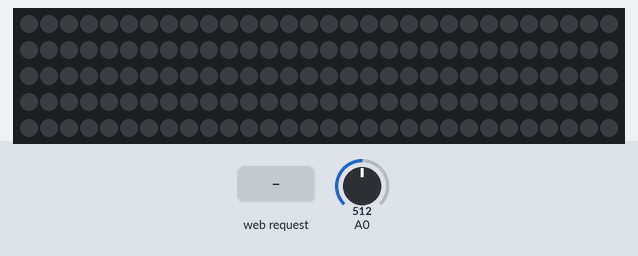
Bench run of a sketch on a simulated ESP8266 (NodeMCU). Shown: 150 RGB LEDs in strip order, left to right, continuing on the next row. The inputs (shaded band) are chosen by the test bench; at power-on: A0 = 512. Dim RGB values are drawn brighter than linear; what the sketch prints to the serial monitor is not drawn.

Above: at 2.2 s.
2.3 s: HTTP request GET / received
At 4.18 s:
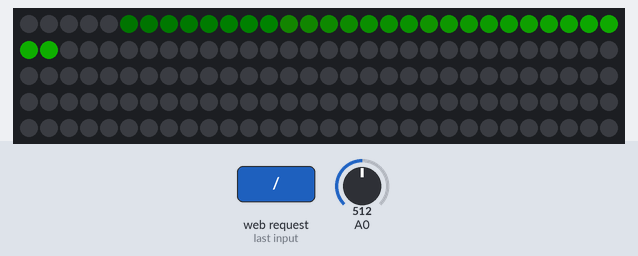
5.3 s: HTTP request GET / received
At 6.9 s:
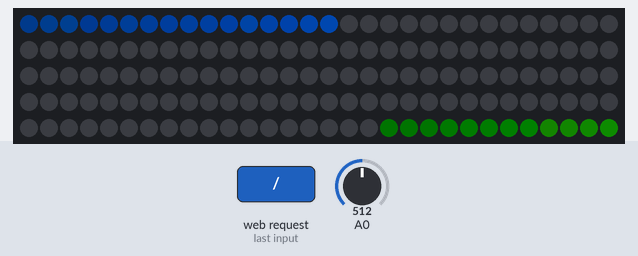
8.3 s: HTTP request GET / received
At 9.93 s:
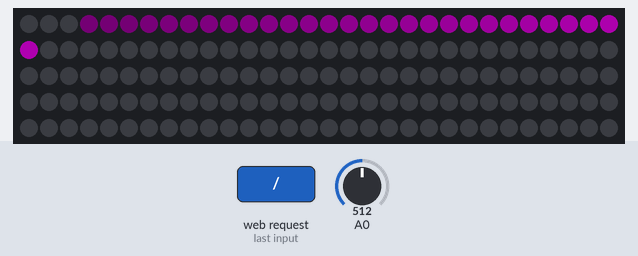
Timing chart, 0 to 11.4 s (numbered marks = the images above; inputs shaded):
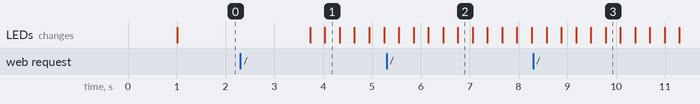

The sketch:

AP_and_lights.ino
```cpp
// (licence header left out)
/* Create a WiFi access point and provide a web server on it. */

#include <ESP8266WiFi.h>
#include <WiFiClient.h>
#include <ESP8266WebServer.h>
#include <NeoPixelBus.h>
#include <NeoPixelAnimator.h>


const uint16_t PixelCount = 150; // make sure to set this to the number of pixels in your strip
const uint16_t PixelPin = 2;  // make sure to set this to the correct pin, ignored for Esp8266
const uint16_t AnimCount = PixelCount / 5 * 2 + 1; // we only need enough animations for the tail and one extra

const uint16_t PixelFadeDuration = 300; // third of a second
// one second divide by the number of pixels = loop once a second
const uint16_t NextPixelMoveDuration = 1000 / PixelCount; // how fast we move through the pixels

NeoGamma<NeoGammaTableMethod> colorGamma; // for any fade animations, best to correct gamma

// NeoPixelBus<NeoGrbFeature, Neo800KbpsMethod> strip(PixelCount, PixelPin);
// For Esp8266, the Pin is ignored and it uses GPIO3.
// There are other Esp8266 alternative methods that provide more pin options, but also have
// other side effects.
NeoPixelBus<NeoGrbFeature, NeoEsp8266Uart800KbpsMethod> strip(PixelCount, PixelPin);
// NeoEsp8266Uart800KbpsMethod also ignores the pin parameter and uses GPI02
//NeoPixelBus<NeoGrbFeature, NeoEsp8266BitBang800KbpsMethod> strip(PixelCount, PixelPin);
// NeoEsp8266Uart800KbpsMethod will work with all but pin 16, but is not stable with WiFi
// being active

// what is stored for state is specific to the need, in this case, the colors and
// the pixel to animate;
// basically what ever you need inside the animation update function


struct MyAnimationState
{
    RgbColor StartingColor;
    RgbColor EndingColor;
    uint16_t IndexPixel; // which pixel this animation is effecting
};

NeoPixelAnimator animations(AnimCount); // NeoPixel animation management object
MyAnimationState animationState[AnimCount];
uint16_t frontPixel = 0;  // the front of the loop
RgbColor frontColor;  // the color at the front of the loop


/* Set these to your desired credentials. */
const char *ssid = "ESPap";
const char *password = "thereisnospoon";
int start = 0;
ESP8266WebServer server(80);

/* Just a little test message.  Go to http://192.168.4.1 in a web browser
 * connected to this access point to see it.
 */
void handleRoot() {
  server.send(200, "text/html", "<h1>You are connected</h1>");
  start++;
   if (start == 4) {
     start = 0;
   }
}

void setup() {
  delay(1000);
  Serial.begin(115200);
  while (!Serial); // wait for serial attach
  Serial.println();
  Serial.print("Configuring access point...");
  /* You can remove the password parameter if you want the AP to be open. */
  WiFi.softAP(ssid, password);

  IPAddress myIP = WiFi.softAPIP();
  Serial.print("AP IP address: ");
  Serial.println(myIP);
  server.on("/", handleRoot);
  server.begin();
  Serial.println("HTTP server started");
    strip.Begin();
    strip.Show();
    SetRandomSeed();
    // we use the index 0 animation to time how often we move to the next
    // pixel in the strip
    animations.StartAnimation(0, NextPixelMoveDuration, LoopAnimUpdate);
}

void loop() {
  server.handleClient();

  if (start > 0) {
    animations.UpdateAnimations();
    strip.Show();
  }
}


void SetRandomSeed()
{
    uint32_t seed;

    // random works best with a seed that can use 31 bits
    // analogRead on a unconnected pin tends toward less than four bits
    seed = analogRead(0);
    delay(1);

    for (int shifts = 3; shifts < 31; shifts += 3)
    {
        seed ^= analogRead(0) << shifts;
        delay(1);
    }

    // Serial.println(seed);
    randomSeed(seed);
}

void FadeOutAnimUpdate(const AnimationParam& param)
{
    // this gets called for each animation on every time step
    // progress will start at 0.0 and end at 1.0
    // we use the blend function on the RgbColor to mix
    // color based on the progress given to us in the animation
    RgbColor updatedColor = RgbColor::LinearBlend(
        animationState[param.index].StartingColor,
        animationState[param.index].EndingColor,
        param.progress);
    // apply the color to the strip
    strip.SetPixelColor(animationState[param.index].IndexPixel,
        colorGamma.Correct(updatedColor));
}

void LoopAnimUpdate(const AnimationParam& param)
{
    // wait for this animation to complete,
    // we are using it as a timer of sorts
    if (param.state == AnimationState_Completed)
    {
        // done, time to restart this position tracking animation/timer
        animations.RestartAnimation(param.index);

        // pick the next pixel inline to start animating
        //
        frontPixel = (frontPixel + 1) % PixelCount; // increment and wrap
        int color = 0;
        if (start == 1) {
          color = 100;
        }
        if (start == 2) {
          color = 200;
        }
        if (start == 3) {
          color = 300;
        }

        if (frontPixel == 0)
        {
            // we looped, lets pick a new front color
            // frontColor = HslColor(random(360) / 360.0f, 1.0f, 0.25f);
            frontColor = HslColor(color / 360.0f, 1.0f, 0.25f);
        }

        uint16_t indexAnim;
        // do we have an animation available to use to animate the next front pixel?
        // if you see skipping, then either you are going to fast or need to increase
        // the number of animation channels
        if (animations.NextAvailableAnimation(&indexAnim, 1))
        {
            animationState[indexAnim].StartingColor = frontColor;
            animationState[indexAnim].EndingColor = RgbColor(0, 0, 0);
            animationState[indexAnim].IndexPixel = frontPixel;

            animations.StartAnimation(indexAnim, PixelFadeDuration, FadeOutAnimUpdate);
        }
    }
}
```

Measured:
- after the input at 2.3 s, the LEDs: first change after 1.4 s (image 1 shows a later state)
- after the input at 5.3 s, the LEDs: first differ from a run without the input after 1.5 s (image 2)
- after the input at 8.3 s, the LEDs: first differ from a run without the input after 1.5 s (image 3)
